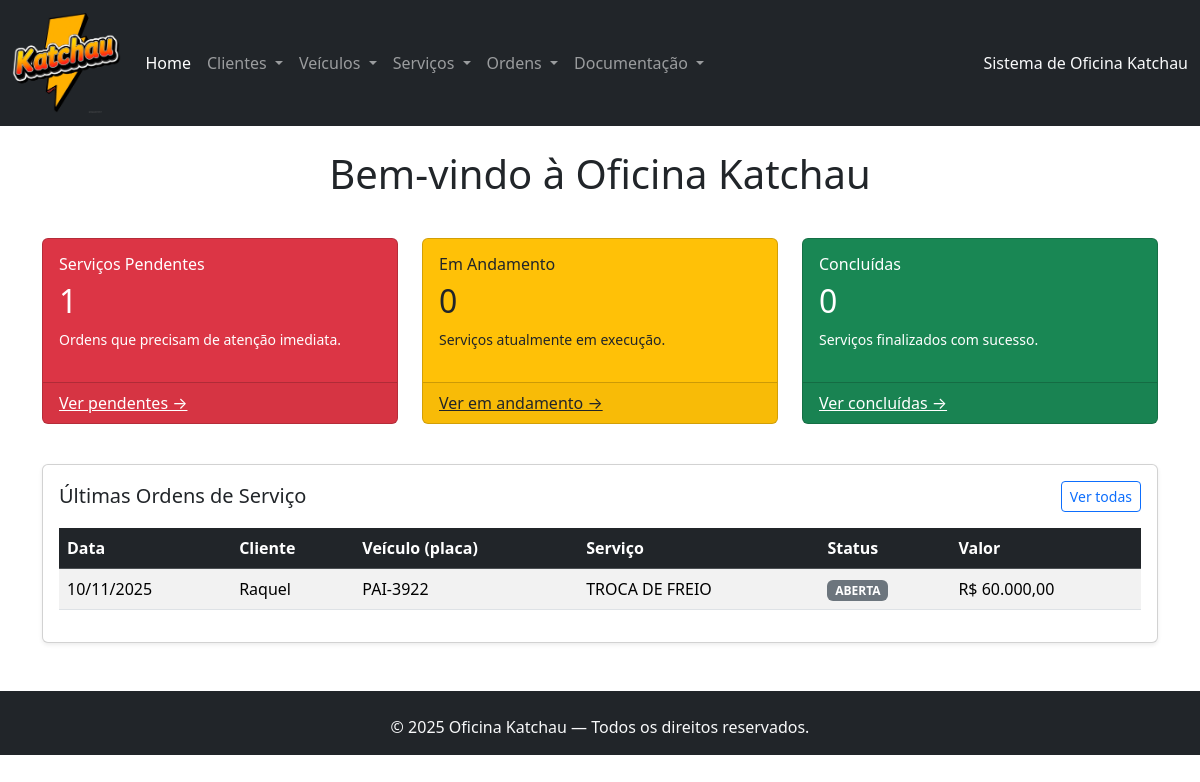
Page /oficina_katchau/index.php on the committed database.
### tables this page shows
CREATE TABLE `ordem_servico` (
  `id_ordem` int(11) NOT NULL,
  `id_cliente` int(11) NOT NULL,
  `id_veiculo` int(11) NOT NULL,
  `id_servico` int(11) NOT NULL,
  `data_abertura` date NOT NULL,
  `data_fechamento` date DEFAULT NULL,
  `status` varchar(20) NOT NULL DEFAULT 'ABERTA',
  `valor_total` decimal(10,2) DEFAULT 0.00,
  `observacoes` text DEFAULT NULL
);

CREATE TABLE `cliente` (
  `id_cliente` int(11) NOT NULL,
  `nome_cliente` varchar(100) NOT NULL,
  `cpf` varchar(14) DEFAULT NULL,
  `telefone_cliente` varchar(20) DEFAULT NULL,
  `email_cliente` varchar(100) DEFAULT NULL,
  `endereco_cliente` varchar(200) DEFAULT NULL,
  `dt_nasc_client` date DEFAULT NULL
);

CREATE TABLE `veiculo` (
  `id_veiculo` int(11) NOT NULL,
  `id_cliente` int(11) NOT NULL,
  `placa` varchar(10) NOT NULL,
  `marca` varchar(50) NOT NULL,
  `modelo` varchar(100) NOT NULL,
  `ano` int(11) DEFAULT NULL,
  `cor` varchar(30) DEFAULT NULL
);

CREATE TABLE `servico` (
  `id_servico` int(11) NOT NULL,
  `nome_servico` varchar(100) NOT NULL,
  `descricao_servico` text DEFAULT NULL,
  `valor_base` decimal(10,2) DEFAULT 0.00
);

### oficina_katchau/index.php (the view, shortened to what this page needs)
<!DOCTYPE html>
<html lang="pt-br">
<head>
    <link rel="stylesheet" href="css/bootstrap.min.css">
</head>
<body>
    <nav class="navbar navbar-expand-lg navbar-dark bg-dark" data-bs-theme="dark">
        <div class="container-fluid">
            <a class="navbar-brand" href="index.php">
                <img src="img/logo_Katchau.png" alt="Logo Katchau" height="100">
            </a>
            <div class="collapse navbar-collapse" id="navbarNav">
                <ul class="navbar-nav me-auto mb-2 mb-lg-0">
                    <li class="nav-item">
                        <a class="nav-link active" aria-current="page" href="index.php">Home</a>
                    </li>
                    <li class="nav-item dropdown">
                        <a class="nav-link dropdown-toggle" href="#" role="button" data-bs-toggle="dropdown">
                            Clientes
                        </a>
                    </li>
                    <li class="nav-item dropdown">
                        <a class="nav-link dropdown-toggle" href="#" role="button" data-bs-toggle="dropdown">
                            Veículos
                        </a>
                    </li>
                    <li class="nav-item dropdown">
                        <a class="nav-link dropdown-toggle" href="#" role="button" data-bs-toggle="dropdown">
                            Serviços
                        </a>
                    </li>
                    <li class="nav-item dropdown">
                        <a class="nav-link dropdown-toggle" href="#" role="button" data-bs-toggle="dropdown">
                            Ordens
                        </a>
                    </li>
                    <li class="nav-item dropdown">
                        <a class="nav-link dropdown-toggle" href="#" role="button" data-bs-toggle="dropdown">
                            Documentação
                        </a>
                    </li>
                </ul>
                <span class="navbar-text text-light">
                    Sistema de Oficina Katchau
                </span>
            </div>
        </div>
    </nav>
    <div class="container mt-4 mb-4">
        <div class="row">
            <div class="col">
                <?php
                    include_once("config.php");
                    $page = $_GET['page'] ?? '';
                    switch ($page) {
                        default:
                            $statusCounts = [
                                'PENDENTE' => 0,
                                'EM ANDAMENTO' => 0,
                                'CONCLUIDA' => 0
                            ];
                            $sqlCounts = "SELECT status, COUNT(*) AS qt FROM ordem_servico GROUP BY status";
                            $resCounts = $conn->query($sqlCounts);
                            if ($resCounts) {
                                while ($r = $resCounts->fetch_object()) {
                                    $st = strtoupper(trim($r->status));
                                    if(array_key_exists($st, $statusCounts)) {
                                        $statusCounts[$st] = (int)$r->qt;
                                    } else {
                                        $statusCounts['PENDENTE'] += (int)$r->qt;
                                    }
                                }
                            }
                            $sqlLatest = "SELECT
                                            o.id_ordem,
                                            o.data_abertura,
                                            o.status,
                                            o.valor_total,
                                            c.nome_cliente,
                                            v.placa,
                                            s.nome_servico
                                          FROM ordem_servico o
                                          LEFT JOIN cliente c ON c.id_cliente = o.id_cliente
                                          LEFT JOIN veiculo v ON v.id_veiculo = o.id_veiculo
                                          LEFT JOIN servico s ON s.id_servico = o.id_servico
                                          ORDER BY o.data_abertura DESC, o.id_ordem DESC
                                          LIMIT 5";
                            $resLatest = $conn->query($sqlLatest);
                            ?>
                            <div class="row mb-4">
                                <div class="col-12">
                                    <h1 class="mb-3 text-center">Bem-vindo à Oficina Katchau</h1>
                                </div>
                            </div>
                            <div class="row mb-4">
                                <div class="col-md-4 mb-3">
                                    <div class="card text-white bg-danger h-100">
                                        <div class="card-body">
                                            <h6 class="card-title">Serviços Pendentes</h6>
                                            <h2 class="card-text"><?= (int)$statusCounts['PENDENTE'] ?></h2>
                                            <p class="small">Ordens que precisam de atenção imediata.</p>
                                        </div>
                                        <div class="card-footer">
                                            <a href="?page=listar_ordem&filtro=pendente" class="text-white">Ver pendentes →</a>
                                        </div>
                                    </div>
                                </div>
                                <div class="col-md-4 mb-3">
                                    <div class="card text-dark bg-warning h-100">
                                        <div class="card-body">
                                            <h6 class="card-title">Em Andamento</h6>
                                            <h2 class="card-text"><?= (int)$statusCounts['EM ANDAMENTO'] ?></h2>
                                            <p class="small">Serviços atualmente em execução.</p>
                                        </div>
                                        <div class="card-footer">
                                            <a href="?page=listar_ordem&filtro=andamento" class="text-dark">Ver em andamento →</a>
                                        </div>
                                    </div>
                                </div>
                                <div class="col-md-4 mb-3">
                                    <div class="card text-white bg-success h-100">
                                        <div class="card-body">
                                            <h6 class="card-title">Concluídas</h6>
                                            <h2 class="card-text"><?= (int)$statusCounts['CONCLUIDA'] ?></h2>
                                            <p class="small">Serviços finalizados com sucesso.</p>
                                        </div>
                                        <div class="card-footer">
                                            <a href="?page=listar_ordem&filtro=concluida" class="text-white">Ver concluídas →</a>
                                        </div>
                                    </div>
                                </div>
                            </div>
                            <div class="row">
                                <div class="col-12">
                                    <div class="card shadow-sm">
                                        <div class="card-body">
                                            <div class="d-flex justify-content-between align-items-center mb-3">
                                                <h5 class="mb-0">Últimas Ordens de Serviço</h5>
                                                <a href="?page=listar_ordem" class="btn btn-outline-primary btn-sm">Ver todas</a>
                                            </div>
                                            <?php if ($resLatest && $resLatest->num_rows > 0): ?>
                                                <div class="table-responsive">
                                                    <table class="table table-hover table-striped">
                                                        <thead class="table-dark">
                                                            <tr>
                                                                <th>Data</th>
                                                                <th>Cliente</th>
                                                                <th>Veículo (placa)</th>
                                                                <th>Serviço</th>
                                                                <th>Status</th>
                                                                <th>Valor</th>
                                                            </tr>
                                                        </thead>
                                                        <tbody>
                                                            <?php while ($row = $resLatest->fetch_object()):
                                                                $data = $row->data_abertura ? date('d/m/Y', strtotime($row->data_abertura)) : '';
                                                                $cliente = htmlspecialchars($row->nome_cliente ?? '—');
                                                                $veiculo = htmlspecialchars(($row->placa ?? '—'));
                                                                $servico = htmlspecialchars($row->nome_servico ?? '—');
                                                                $status = htmlspecialchars($row->status ?? '—');
                                                                $valor = is_null($row->valor_total) ? 'R$ 0,00' : 'R$ ' . number_format((float)$row->valor_total, 2, ',', '.');
                                                                $sUp = strtoupper(trim($row->status ?? ''));
                                                                if ($sUp === 'PENDENTE') $badgeClass = 'danger';
                                                                elseif ($sUp === 'EM ANDAMENTO') $badgeClass = 'warning text-dark';
                                                                elseif ($sUp === 'CONCLUIDA' || $sUp === 'CONCLUÍDA') $badgeClass = 'success';
                                                                else $badgeClass = 'secondary';
                                                            ?>
                                                            <tr>
                                                                <td><?= $data ?></td>
                                                                <td><?= $cliente ?></td>
                                                                <td><?= $veiculo ?></td>
                                                                <td><?= $servico ?></td>
                                                                <td><span class="badge bg-<?= $badgeClass ?>"><?= $status ?></span></td>
                                                                <td><?= $valor ?></td>
                                                            </tr>
                                                            <?php endwhile; ?>
                                                        </tbody>
                                                    </table>
                                                </div>
                                            <?php else: ?>
                                                <p class="mb-0">Nenhuma ordem encontrada.</p>
                                            <?php endif; ?>
                                        </div>
                                    </div>
                                </div>
                            </div>
                            <?php
                            break;
                    }
                ?>
            </div>
        </div>
    </div>
    <footer class="bg-dark text-light mt-5 pt-4 pb-3">
        <div class="container text-center">
            © <?php echo date('Y'); ?> Oficina Katchau — Todos os direitos reservados.
        </div>
    </footer>
</body>
</html>

### rows in the picture
ordem_servico: data_abertura "10/11/2025", id_cliente.nome_cliente "Raquel", id_veiculo.placa "PAI-3922", id_servico.nome_servico "TROCA DE FREIO", status "ABERTA", valor_total "R$ 60.000,00"

### other values in the picture
$statusCounts['PENDENTE'] "1"
$statusCounts['EM ANDAMENTO'] "0"
$statusCounts['CONCLUIDA'] "0"
